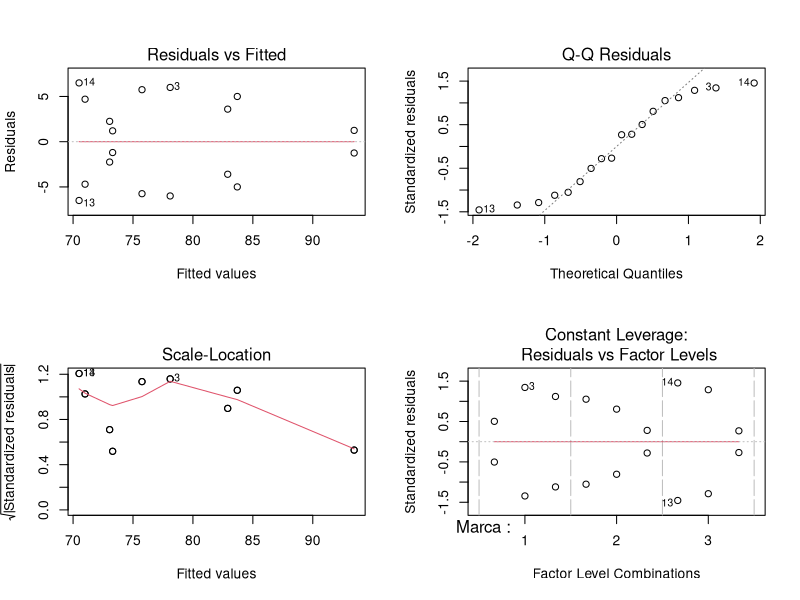
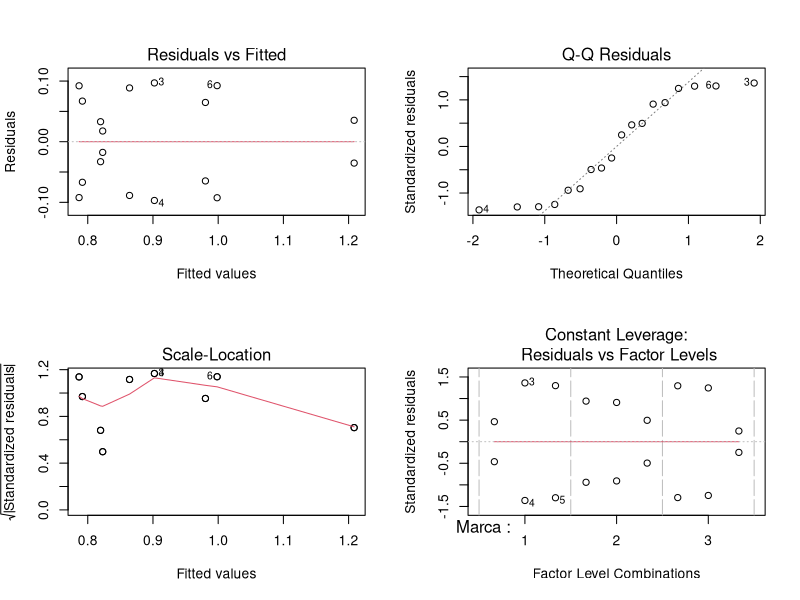

The R source for these figures, in order: (Note: this script raises an error after producing the figures.)
## ---- chunk 1
knitr::opts_chunk$set(echo = TRUE)
## ---- chunk 2
cancha <- read.table("cancha.txt", T)
str(cancha)
## ---- chunk 3
Porcentaje <- cancha[,1]
Marca  <- as.factor(cancha[,2])
Tiempo <- as.factor(cancha[,3])
mod <- lm(Porcentaje ~ Marca + Tiempo + Marca*Tiempo)
anva <- aov(mod)
summary(anva)
## ---- chunk 4
par(mfrow=c(2,2))
plot(mod)
## ---- chunk 5
ri<-rstandard(mod)
shapiro.test(ri)
## ---- chunk 6
#install.packages("car")
library(car)
ncvTest(mod)
## ---- chunk 7
yt<-asin(Porcentaje/100)
yt
mod1<-lm(yt~Marca+Tiempo+Marca*Tiempo)
par(mfrow=c(2,2))
plot(mod1)
ri1<-rstandard(mod1)
shapiro.test(ri1)
## ---- chunk 8
#No se distribuye normalmente (altera normalidad)
ncvTest(mod1)
#Cumple con el supuesto de homogeneidad de variancia
#Por lo tanto, lo dejamos sin transformaciÛn
## ---- chunk 9
mod<-lm(Porcentaje~Marca+Tiempo+Marca*Tiempo)
anva<-anova(mod)
anva
summary(anva)
## ---- chunk 10
SCe<-anva$"Sum Sq"
SCE<-SCe[4]
SCE
## ---- chunk 11
CMe<-anva$"Mean Sq"
CME<-CMe[4]
CME
## ---- chunk 12
str(cancha)
cancha
## ---- chunk 13
#La data se divide por tipos de marcas (b1=1, b2=2 y b3=3)
canchap1<-cancha[1:6,]
canchap1
canchap2<-cancha[7:12,]
canchap3<-cancha[13:18,]

## ---- chunk 14
modm1<-lm(Porcentaje~as.factor(tiempo),canchap1)
modm1
modm2<-lm(Porcentaje~as.factor(tiempo),canchap2)
modm3<-lm(Porcentaje~as.factor(tiempo),canchap3)
## ---- chunk 15
anvam1<-anova(modm1)
anvam2<-anova(modm2)
anvam3<-anova(modm3)
## ---- chunk 16
#La data se divide por tiempo (b1=4, b2=4.5 y b3=5)
canchat1<-cancha[cancha$tiempo=="4",]
str(canchat1)
## ---- chunk 17
canchat2<-cancha[cancha$tiempo=="4.5",]
canchat2
## ---- chunk 18
canchat3<-cancha[cancha$tiempo=="5",]
canchat3
## ---- chunk 19
modt1<-lm(Porcentaje~as.factor(Marca),canchat1)
modt1
modt2<-lm(Porcentaje~as.factor(Marca),canchat2)
modt3<-lm(Porcentaje~as.factor(Marca),canchat3)
## ---- chunk 20

## ---- chunk 21
SCMt1 <- anvat1$Sum[1]
SCMt2 <- anvat2$Sum[1]
SCMt3 <- anvat3$Sum[1]
## ---- chunk 22
anvat1<-anova(modt1)
anvat2<-anova(modt2)
anvat3<-anova(modt3)
anvat1
#
anvat2
anvat3

## ---- chunk 23
canchap1
## ---- chunk 24
#Suma de cuadrados
SCt1<-anvat1$"Sum Sq" 
SCt1
SCt2<-anvat2$"Sum Sq"
SCt3<-anvat3$"Sum Sq"
SCt3

SCMt1<-SCt1[1]
SCMt1
SCMt2<-SCt2[1]
SCMt2
SCMt3<-SCt3[1]
SCMt3

CMt1<-anvat1$"Mean Sq"
CMt2<-anvat2$"Mean Sq"
CMt3<-anvat3$"Mean Sq"
CMt3

CMMt1<-CMt1[1]
CMMt2<-CMt2[1]
CMMt3<-CMt3[1]
CMMt1

## ---- chunk 25
modM1 <- lm (Porcentaje  ~ as.factor(tiempo), canchap1)
modM2 <- lm (Porcentaje  ~ as.factor(tiempo), canchap2)
modM3 <- lm (Porcentaje  ~ as.factor(tiempo), canchap3)

anvaM1 <- anova(modM1)
anvaM2 <- anova(modM2)
anvaM3 <- anova(modM3)

## ---- chunk 26
SCTM1 <- anvaM1$Sum[1]
SCTM2 <- anvaM2$Sum[1]
SCTM3 <- anvaM3$Sum[1]
## ---- chunk 27
CMTM1 <- anvaM1$Mean[1]
CMTM2 <- anvaM2$Mean[1]
CMTM3 <- anvaM3$Mean[1]
## ---- chunk 28
SC <- round(c(SCMt1,SCMt2,SCMt3,SCTM1,SCTM2,SCTM3,SCE),4)
GLE <- 9
CME <- SCE/9
## ---- chunk 29
CM <- round(c(CMMt1,CMMt2,CMMt3,CMTM1,CMTM2,CMTM3,CME),4)
# Grados de libertad
GL <- c(rep(2,6), GLE)
Fc1 <- round(CM[1:6]/CM[7],4)
Fc <- c(Fc1,"")
## ---- chunk 30
pvalue1 <- round(1-pf(Fc1,2,GLE),4)
pvalue <- c(pvalue1,"")

## ---- chunk 31
Fuente <- c("A es b1","A es b2","A es b3","B es b1","B es b2","B es b3","residuales")
data.frame(Fuente, GL, SC, CM, Fc, pvalue)
